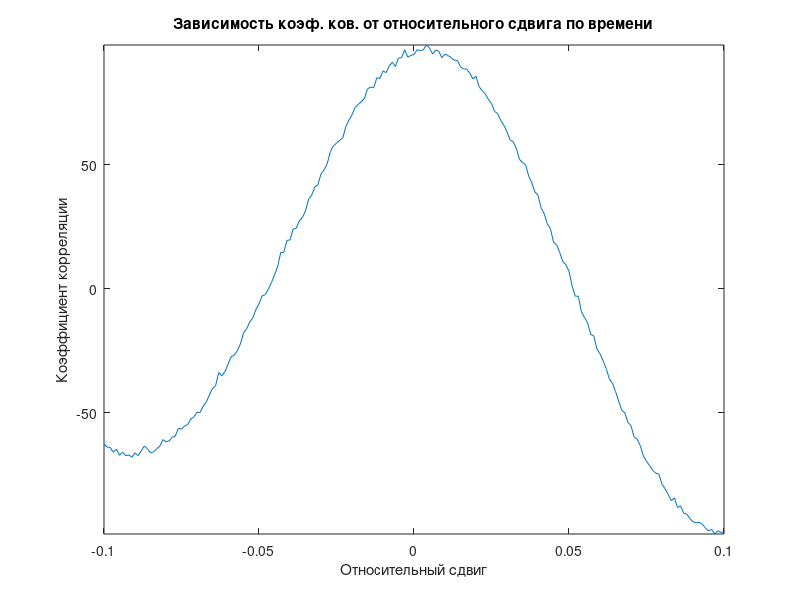
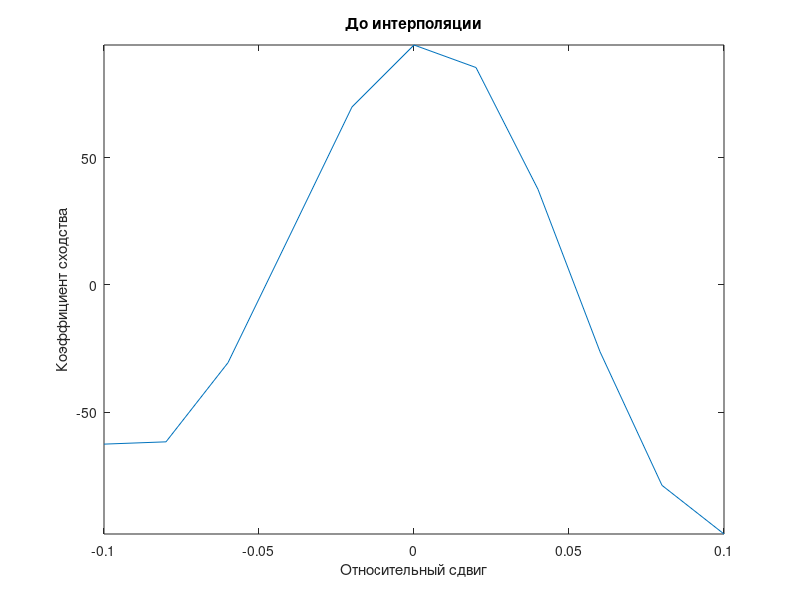

Source code (MATLAB) for these figures, in order: (Note: this script raises an error after producing the figures.)
%Пример выполнения расч.зад.2,

clc;
T=2.0;%временной интервал представления сигнала
maxR=0;%начальное значение максимума коэф. сходства
n=5;%кол-во периодов 1-го сигнала
j=1;
SKO=0.1;%СКО шума
k=1024;%кол-во точек дискретизации сигнала
d=0.1;
s1=rand(1,1)*T-d;

for q = -d :0.001:d        
   noise=randn(k+1,1)*SKO;
   s2=s1+q*T;
for i=1:k
       t(i)= (i-1)*(T/k);      
       w1(i) = exp(-(n*(t(i)-s1)/T)^2); % Оконная функция  
       w2(i) = exp(-(n*(t(i)-s2)/T)^2);
       % Пункт 1. Два гармонических сигнала
       %x(i)= cos((2*pi*n*(t(i)-s1))/T);
       %y(i)= cos((2*pi*n*(t(i)-s2))/T);       
       % Пункт 2. Два  гармонических сигнала, модулированных по амплитуде 
       %экспоненциальной оконной функцией
       %x(i) = sin((2*pi*n*(t(i)-s1))/T)*w1(i);
       %y(i) = sin((2*pi*n*(t(i)-s2))/T)*w2(i);       
       % Пункт 3. Два  гармонических сигнала,один из которых зашумлен,
       %модулированных по амплитуде экспоненциальной оконной функцией 
       x(i) = sin((2*pi*n*(t(i)-s1))/T)*w1(i);
       y(i) = sin((2*pi*n*(t(i)-s2))/T)*w2(i)+ noise(i);       
       xy(i) = x(i)*y(i);%вычисление массива подинтегрального выражения   
end
int_xy=trapz(xy);
int_x2=trapz(power(x,2));
int_y2=trapz(power(y,2));
R(j) = int_xy;%/((sqrt(int_x2)*sqrt(int_y2))); 
if (R(j)>maxR)
    maxR=R(j);
    maxQ = q;
end
j=j+1;
end           
q = (-d:0.001:d);
figure
plot(q,R);
axis tight;
title('Зависимость коэф. ков. от относительного сдвига по времени');
xlabel ('Относительный сдвиг');
ylabel('Коэффициент корреляции');
maxQ
m=11;%Кол-во точек аппроксимации. Возможные значения:11, 16, 31, 61, 101, 301
for s=1:m
 b(s)=(s-1)*((2*d/0.001)/(m-1))+1;   
 R1(s)=R(b(s));
end  
x=linspace(-d,d,m);% Задание подписей на графиках по оси Х
s=1:m;
figure
plot(x,R1)
axis tight
title('До интерполяции');
xlabel('Относительный сдвиг');
ylabel('Коэффициент сходства');
xx=1:m;
xi=1:0.1:m;             
yint=interp1(xx,R1,xi,'spline');% сплайн-интерполяция коэф корреляции               
r1=yint;
apr=spaps(x,R1,0.000001);
figure
fnplt(apr)
axis tight
title('После интерполяции');
xlabel('Относительный сдвиг');
ylabel('Коэффициент сходства');

pause
close all;
clear;
    


